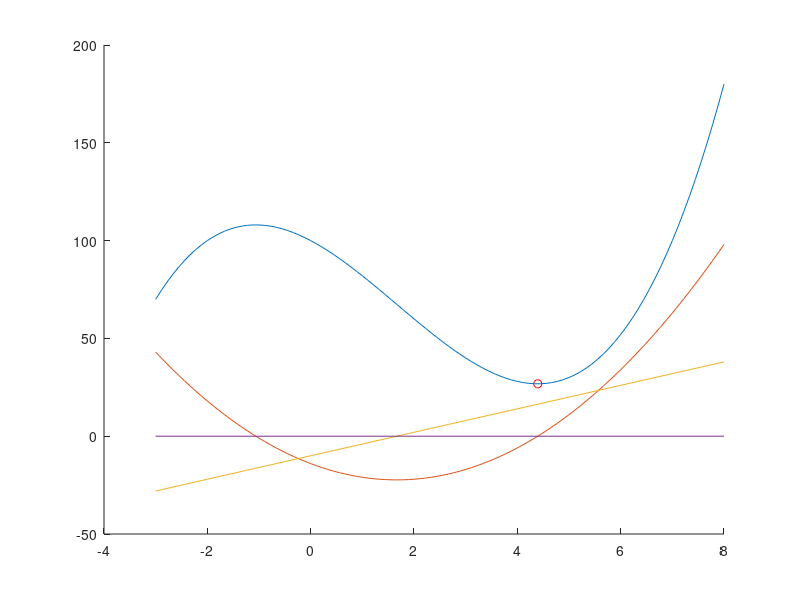

MATLAB code to generate this figure:
function MetNewthonRaphson()
    F = @(x)(x*x*x -5*x*x -14*x +100);
    Solve(F, -3, +8);
end

function Solve(F, a, b)
    eps = 1e-5;
    f = F;
    f_dev = @(x)((f(x + eps) - f(x)) / (eps)); % derivative estimation
    f_dev_2 = @(x)((f_dev(x + eps) - f_dev(x)) / (eps)); % derivative estimation
    x_aprox = SolveMetNewthonRaphson(f_dev, f_dev_2, a, b, eps);
    
    x = linspace(a, b, 100);

    figure;
    hold on;
    plot(x, arrayfun(f, x)) % the graph of the function
    plot(x, arrayfun(f_dev, x)) % the graph of the derivative of function
    plot(x, arrayfun(f_dev_2, x)) % the graph of the derivative of function
    plot([x_aprox], [f(x_aprox)], 'or') % our intersection point
    plot([a b], [0 0]) % line x = 0
    hold off
end


function x_new = SolveMetNewthonRaphson(f, f_dev, a, b, epsilon)
    x_old = (a + b) / 2;

    while true
        x_new = x_old - f(x_old) / f_dev(x_old)
        
        if (abs(f(x_new)) < epsilon)
            break;
        end
        
        x_old = x_new;
    end
end